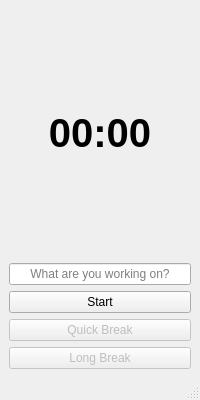
<?xml version="1.0" encoding="UTF-8"?>
<ui version="4.0">
 <class>TimerForm</class>
 <widget class="QMainWindow" name="TimerForm">
  <property name="geometry">
   <rect>
    <x>0</x>
    <y>0</y>
    <width>200</width>
    <height>400</height>
   </rect>
  </property>
  <property name="sizePolicy">
   <sizepolicy hsizetype="Fixed" vsizetype="Fixed">
    <horstretch>0</horstretch>
    <verstretch>0</verstretch>
   </sizepolicy>
  </property>
  <property name="minimumSize">
   <size>
    <width>200</width>
    <height>400</height>
   </size>
  </property>
  <property name="maximumSize">
   <size>
    <width>200</width>
    <height>400</height>
   </size>
  </property>
  <property name="windowTitle">
   <string>Tomato Timer</string>
  </property>
  <widget class="QWidget" name="centralwidget">
   <layout class="QVBoxLayout" name="verticalLayout">
    <item>
     <widget class="QLabel" name="lblCurrentTime">
      <property name="text">
       <string>&lt;b style=&quot;font-size:30pt&quot;&gt;00:00&lt;/b&gt;</string>
      </property>
      <property name="textFormat">
       <enum>Qt::RichText</enum>
      </property>
      <property name="scaledContents">
       <bool>false</bool>
      </property>
      <property name="alignment">
       <set>Qt::AlignCenter</set>
      </property>
      <property name="textInteractionFlags">
       <set>Qt::NoTextInteraction</set>
      </property>
     </widget>
    </item>
    <item>
     <widget class="QLineEdit" name="txtCurrentTask">
      <property name="toolTip">
       <string>Visual reminder of what you are currently working on</string>
      </property>
      <property name="text">
       <string/>
      </property>
      <property name="alignment">
       <set>Qt::AlignCenter</set>
      </property>
      <property name="placeholderText">
       <string>What are you working on?</string>
      </property>
     </widget>
    </item>
    <item>
     <widget class="QPushButton" name="btnStart">
      <property name="toolTip">
       <string>Start a 25 focus session</string>
      </property>
      <property name="text">
       <string>Start</string>
      </property>
     </widget>
    </item>
    <item>
     <widget class="QPushButton" name="btnQuickBreak">
      <property name="enabled">
       <bool>false</bool>
      </property>
      <property name="toolTip">
       <string>take a 5 minute break</string>
      </property>
      <property name="text">
       <string>Quick Break</string>
      </property>
     </widget>
    </item>
    <item>
     <widget class="QPushButton" name="btnLongBreak">
      <property name="enabled">
       <bool>false</bool>
      </property>
      <property name="toolTip">
       <string>Take a 15 or 30 minute break after 4 focus sessions</string>
      </property>
      <property name="text">
       <string>Long Break</string>
      </property>
     </widget>
    </item>
   </layout>
  </widget>
  <widget class="QMenuBar" name="menubar">
   <property name="geometry">
    <rect>
     <x>0</x>
     <y>0</y>
     <width>200</width>
     <height>21</height>
    </rect>
   </property>
  </widget>
  <widget class="QStatusBar" name="statusbar"/>
 </widget>
 <resources/>
 <connections/>
</ui>
